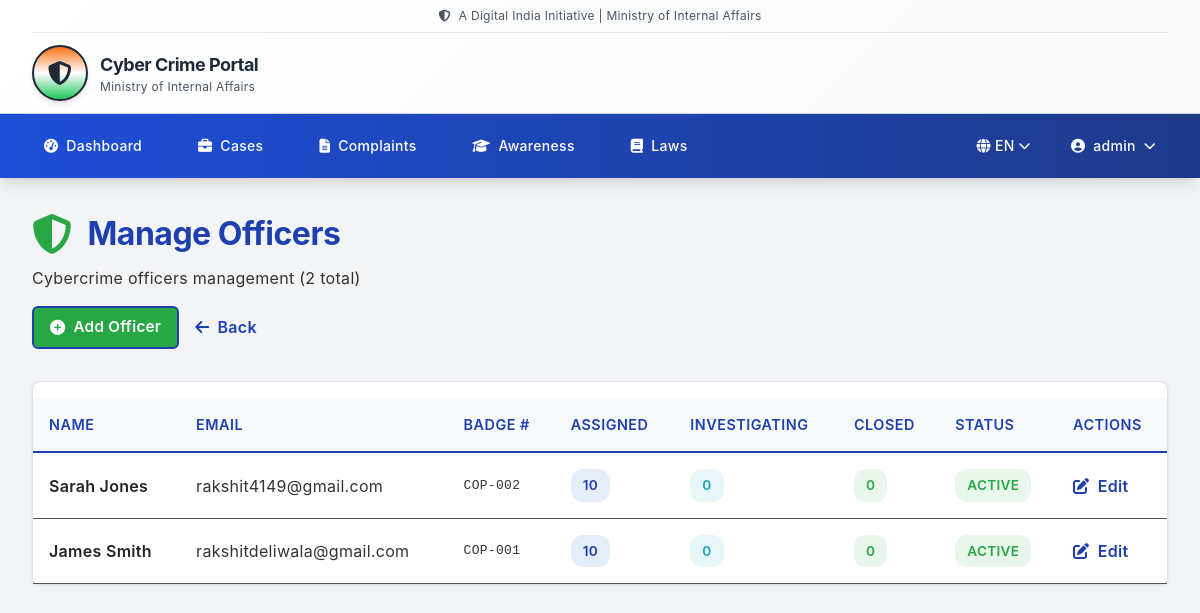
/api/users/admin/officers/ (signed in), run on the app's committed database.
### users/models.py (models this page shows, shortened)
class CustomUser(AbstractUser):
    ROLE_CHOICES = (
        ('user', 'Regular User'),
        ('officer', 'Cybercrime Officer'),
        ('admin', 'Administrator'),
    )
    username = models.CharField(max_length=30, unique=True)
    email = models.EmailField(max_length=30, unique=True)
    first_name = models.CharField(max_length=30, blank=True)
    last_name = models.CharField(max_length=30, blank=True)
    role = models.CharField(max_length=10, choices=ROLE_CHOICES, default='user')
    phone = models.CharField(max_length=15, blank=True, null=True)
    is_email_verified = models.BooleanField(default=False)
    email_verification_token = models.CharField(max_length=100, blank=True, null=True)
    profile_picture = models.ImageField(upload_to='profile_pictures/', blank=True, null=True)
    department = models.CharField(max_length=50, blank=True, null=True, help_text="For officers: Department name")
    badge_number = models.CharField(max_length=30, blank=True, null=True, help_text="For officers: Badge number")
    is_active = models.BooleanField(default=True)
    password_needs_reset = models.BooleanField(default=False, help_text="User must reset password to meet CERT-IN 16-21 character requirement")
    password_reset_otp = models.CharField(max_length=6, blank=True, null=True, help_text="6-digit OTP for password reset")
    password_reset_otp_expiry = models.DateTimeField(blank=True, null=True, help_text="OTP expiry timestamp (15 minutes)")
    created_at = models.DateTimeField(auto_now_add=True)
    updated_at = models.DateTimeField(auto_now=True)
    groups = models.ManyToManyField(
        'auth.Group',
        related_name='customuser_set',
        blank=True,
        help_text='The groups this user belongs to.'
    )
    user_permissions = models.ManyToManyField(
        'auth.Permission',
        related_name='customuser_permissions_set',
        blank=True,
        help_text='Specific permissions for this user.'
    )
    class Meta:
        db_table = 'users'
        verbose_name_plural = 'Users'
        ordering = ['-created_at']

### users/views.py (the view)
# urls.py: path('admin/officers/', views.manage_officers_view, name='manage_officers'),
@login_required(login_url='login')
def manage_officers_view(request):
    if request.user.role != 'admin':
        messages.error(request, 'Access denied.')
        return redirect('landing')
    from complaints.models import Complaint
    officers = CustomUser.objects.filter(role='officer').order_by('-created_at')
    from django.core.paginator import Paginator
    paginator = Paginator(officers, 10)
    page_num = request.GET.get('page', 1)
    officers_page = paginator.get_page(page_num)
    officer_data = []
    for officer in officers_page:
        assigned_cases = Complaint.objects.filter(assigned_officer=officer).count()
        investigating = Complaint.objects.filter(assigned_officer=officer, status__in=['in_progress', 'investigating']).count()
        closed = Complaint.objects.filter(assigned_officer=officer, status__in=['closed', 'resolved']).count()
        officer_data.append({
            'officer': officer,
            'assigned_cases': assigned_cases,
            'investigating': investigating,
            'closed': closed,
        })
    context = {
        'officers': officers_page,
        'officer_data': officer_data,
        'total': paginator.count,
    }
    return render(request, 'admin/manage_officers.html', context)

### templates/admin/manage_officers.html (shortened to what this page needs)
{% extends "base.html" %}
{% load i18n %}
{% block content %}
<div class="max-w-7xl mx-auto px-4 sm:px-6 lg:px-8 py-8">
    <div style="display: flex; flex-direction: column; gap: 1rem; margin-bottom: 2rem;">
        <div>
            <h1 style="font-size: 2rem; font-weight: bold; color: var(--primary-blue); display: flex; align-items: center; gap: 1rem;">
                <i class="fas fa-shield-alt" style="font-size: 2.5rem; color: var(--success-green);"></i>
                {% trans "Manage Officers" %}
            </h1>
            <p style="color: var(--dark-gray); margin-top: 0.5rem;">{% trans "Cybercrime officers management" %} ({{ total }} {% trans "total" %})</p>
        </div>
        <div style="display: flex; gap: 1rem;">
            <a href="{% url 'add_officer' %}" class="btn btn-primary" style="display: inline-flex; align-items: center; gap: 0.5rem; text-decoration: none; background: var(--success-green);">
                <i class="fas fa-plus-circle"></i> {% trans "Add Officer" %}
            </a>
            <a href="{% url 'admin_dashboard' %}" style="display: inline-flex; align-items: center; gap: 0.5rem; color: var(--primary-blue); font-weight: 600; text-decoration: none;">
                <i class="fas fa-arrow-left"></i> {% trans "Back" %}
            </a>
        </div>
    </div>
    <div class="card">
        <div class="overflow-x-auto">
            {% if officer_data %}
            <table>
                <thead>
                    <tr>
                        <th>{% trans "Name" %}</th>
                        <th>{% trans "Email" %}</th>
                        <th>{% trans "Badge #" %}</th>
                        <th>{% trans "Assigned" %}</th>
                        <th>{% trans "Investigating" %}</th>
                        <th>{% trans "Closed" %}</th>
                        <th>{% trans "Status" %}</th>
                        <th>{% trans "Actions" %}</th>
                    </tr>
                </thead>
                <tbody>
                    {% for item in officer_data %}
                    <tr>
                        <td style="font-weight: 600;">{{ item.officer.get_full_name|default:item.officer.username }}</td>
                        <td style="color: var(--dark-gray);">{{ item.officer.email }}</td>
                        <td style="color: var(--dark-gray); font-family: monospace;">{{ item.officer.badge_number|default:"N/A" }}</td>
                        <td>
                            <span class="badge badge-in-progress" style="display: inline-block;">
                                {{ item.assigned_cases }}
                            </span>
                        </td>
                        <td>
                            <span class="badge badge-info" style="display: inline-block;">
                                {{ item.investigating }}
                            </span>
                        </td>
                        <td>
                            <span class="badge badge-success" style="display: inline-block;">
                                {{ item.closed }}
                            </span>
                        </td>
                        <td>
                            {% if item.officer.is_active %}
                                <span class="badge badge-success">{% trans "Active" %}</span>
                            {% else %}
                                <span class="badge badge-danger">{% trans "Inactive" %}</span>
                            {% endif %}
                        </td>
                        <td>
                            <a href="{% url 'edit_officer' item.officer.id %}" style="color: var(--primary-blue); text-decoration: none; font-weight: 600;" title="{% trans 'Edit Officer' %}">
                                <i class="fas fa-edit mr-1"></i> {% trans "Edit" %}
                            </a>
                        </td>
                    </tr>
                    {% endfor %}
                </tbody>
            </table>
            {% endif %}
        </div>
    </div>
</div>
{% endblock %}

### templates/base.html (shortened to what this page needs)
{% load i18n %}
{% load static %}
<!DOCTYPE html>
<html lang="{{ LANGUAGE_CODE }}">
<head>
    <script src="https://cdn.tailwindcss.com"></script>
    <link rel="stylesheet" href="https://cdnjs.cloudflare.com/ajax/libs/font-awesome/6.4.0/css/all.min.css">
    <link rel="stylesheet" href="{% static 'css/govt-style.css' %}">
</head>
<body class="bg-gray-100">
    <header class="bg-white border-b border-gray-300 shadow-sm">
        <div class="max-w-7xl mx-auto px-4 sm:px-6 lg:px-8">
            <div class="flex items-center justify-center py-2 border-b border-gray-200 text-xs text-gray-600">
                <i class="fas fa-shield-alt mr-2"></i>
                {% trans "A Digital India Initiative | Ministry of Internal Affairs" %}
            </div>
            <div class="flex h-20 items-center justify-between py-4">
                <a href="{% url 'landing' %}" class="flex items-center gap-3">
                    <div class="w-14 h-14 bg-gradient-to-b from-orange-500 via-white to-green-500 rounded-full flex items-center justify-center border-2 border-gray-800 shadow-md">
                        <i class="fas fa-shield-alt text-gray-800 text-2xl"></i>
                    </div>
                    <div>
                        <h1 class="font-bold text-lg text-gray-800">{% trans "Cyber Crime Portal" %}</h1>
                        <p class="text-xs text-gray-600">{% trans "Ministry of Internal Affairs" %}</p>
                    </div>
                </a>
            </div>
        </div>
    </header>
    <nav class="bg-gradient-to-r from-blue-700 to-blue-900 text-white shadow-lg">
        <div class="max-w-7xl mx-auto px-4 sm:px-6 lg:px-8">
            <div class="flex h-16 items-center justify-between">
                <div class="flex items-center gap-8">
                    {% if user.is_authenticated %}
                        {% if user.role == 'admin' %}
                        <a href="{% url 'admin_dashboard' %}" class="hover:bg-blue-600 px-3 py-2 rounded-md text-sm font-medium transition">
                            <i class="fas fa-tachometer-alt mr-2"></i>{% trans "Dashboard" %}
                        </a>
                        <a href="{% url 'cases_list' %}" class="hover:bg-blue-600 px-3 py-2 rounded-md text-sm font-medium transition">
                            <i class="fas fa-briefcase mr-2"></i>{% trans "Cases" %}
                        </a>
                        <a href="{% url 'complaints_list' %}" class="hover:bg-blue-600 px-3 py-2 rounded-md text-sm font-medium transition">
                            <i class="fas fa-file-alt mr-2"></i>{% trans "Complaints" %}
                        </a>
                        {% endif %}
                        <a href="{% url 'cyber_awareness' %}" class="hover:bg-blue-600 px-3 py-2 rounded-md text-sm font-medium transition">
                            <i class="fas fa-graduation-cap mr-2"></i>{% trans "Awareness" %}
                        </a>
                        <a href="{% url 'laws:law_index' %}" class="hover:bg-blue-600 px-3 py-2 rounded-md text-sm font-medium transition">
                            <i class="fas fa-book mr-2"></i>{% trans "Laws" %}
                        </a>
                    {% endif %}
                </div>
                <div class="flex items-center gap-4">
                    <div class="relative group">
                        <button class="hover:bg-blue-600 px-3 py-2 rounded-md text-sm font-medium flex items-center gap-1">
                            <i class="fas fa-globe"></i>
                            {% get_current_language as LANGUAGE_CODE %}
                            {% if LANGUAGE_CODE == 'hi' %}हिंदी{% else %}EN{% endif %}
                            <i class="fas fa-chevron-down text-xs"></i>
                        </button>
                    </div>
                    {% if user.is_authenticated %}
                        <div class="relative group">
                            <button class="hover:bg-blue-600 px-3 py-2 rounded-md text-sm font-medium flex items-center gap-2">
                                <i class="fas fa-user-circle"></i> {{ user.first_name|default:user.username }}
                                <i class="fas fa-chevron-down text-xs"></i>
                            </button>
                        </div>
                    {% endif %}
                </div>
            </div>
        </div>
    </nav>
    <main class="min-h-screen">
        {% block content %}{% endblock %}
    </main>
</body>
</html>

### static/css/govt-style.css (style rules this page uses)
:root { --primary-blue: #0052cc; --secondary-blue: #0056b3; --accent-orange: #ff8c00; --accent-green: #28a745; --accent-red: #dc3545; --accent-yellow: #ffc107; --light-gray: #f8f9fa; --medium-gray: #555555; --dark-gray: #333333; --darker-gray: #212529; --success-green: #28a745; --danger-red: #dc3545; --light-bg: #f8f9fa; --light-border: #dee2e6; }
* { margin: 0; padding: 0; box-sizing: border-box; }
body { font-family: -apple-system, BlinkMacSystemFont, 'Segoe UI', Roboto, 'Helvetica Neue', Arial, sans-serif; background-color: var(--light-gray); color: var(--darker-gray); line-height: 1.6; }
header { background: linear-gradient(135deg, #ffffff 0%, #f8f9fa 100%); }
nav { position: sticky; top: 0; z-index: 100; box-shadow: 0 2px 4px rgba(0, 0, 0, 0.1); }
nav a { display: inline-flex; align-items: center; transition: all 0.3s ease; white-space: nowrap; }
.card { background: white; border-radius: 8px; border: 1px solid #dee2e6; box-shadow: 0 1px 3px rgba(0, 0, 0, 0.08); transition: all 0.3s ease; }
.btn { display: inline-flex; align-items: center; justify-content: center; gap: 0.5rem; padding: 0.5rem 1rem; border-radius: 6px; border: none; font-weight: 500; font-size: 0.95rem; cursor: pointer; transition: all 0.3s ease; text-decoration: none; white-space: nowrap; }
.btn-primary { background-color: var(--primary-blue); color: white; border: 2px solid var(--primary-blue); }
table { width: 100%; border-collapse: collapse; margin-top: 1rem; }
thead { background-color: var(--light-gray); border-bottom: 2px solid var(--primary-blue); }
thead th { padding: 1rem; text-align: left; font-weight: 600; color: var(--primary-blue); font-size: 0.9rem; text-transform: uppercase; letter-spacing: 0.5px; }
tbody td { padding: 1rem; border-bottom: 1px solid var(--medium-gray); }
.badge { display: inline-block; padding: 0.375rem 0.75rem; border-radius: 12px; font-size: 0.85rem; font-weight: 600; text-transform: uppercase; letter-spacing: 0.3px; }
.badge-success { background-color: rgba(40, 167, 69, 0.1); color: var(--accent-green); }
.badge-info { background-color: rgba(23, 162, 184, 0.1); color: #17a2b8; }
.badge-in-progress { background-color: rgba(0, 82, 204, 0.1); color: var(--primary-blue); }

### templates/base.html (style rules this page uses)
:root { --gov-primary: #003da5; --gov-orange: #ff6b35; --gov-green: #28a745; --primary-blue: #1e40af; --secondary-blue: #3b82f6; --dark-gray: #333333; }
html { scroll-behavior: smooth; -webkit-font-smoothing: antialiased; -moz-osx-font-smoothing: grayscale; }
body { -webkit-user-select: none; -moz-user-select: none; -ms-user-select: none; user-select: none; font-family: -apple-system, BlinkMacSystemFont, 'Segoe UI', 'Helvetica Neue', Arial, sans-serif; letter-spacing: 0.3px; line-height: 1.6; }
h1, h2, h3, h4, h5, h6 { font-weight: 700; letter-spacing: -0.5px; }
p, li, a { font-size: 1rem; color: var(--dark-gray); }
.btn, button, a[role="button"] { font-weight: 600; }

### data on the page
CustomUser: first_name "admin"
CustomUser: officer.get_full_name "Sarah Jones", officer.email "rakshit4149@gmail.com", officer.badge_number "COP-002", assigned_cases "10", investigating "0", closed "0"
CustomUser: officer.get_full_name "James Smith", officer.email "rakshitdeliwala@gmail.com", officer.badge_number "COP-001", assigned_cases "10", investigating "0", closed "0"

### other printed values
{{ total }} "2"
